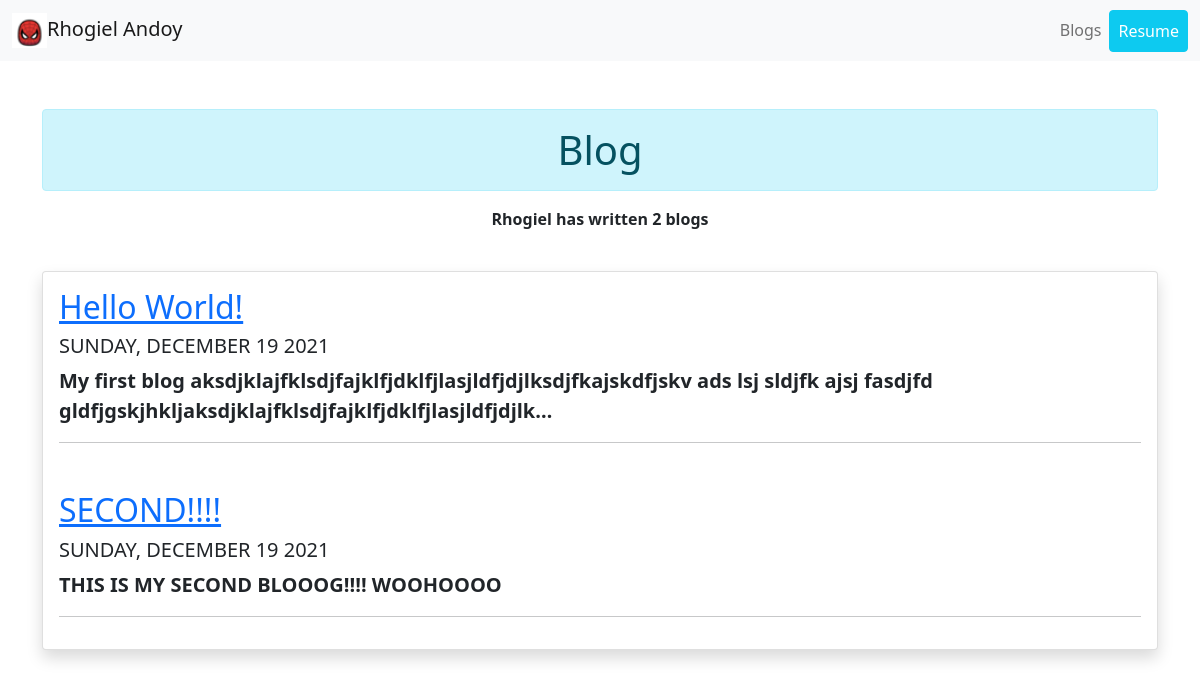
The page /blog/ on the database as committed earlier.
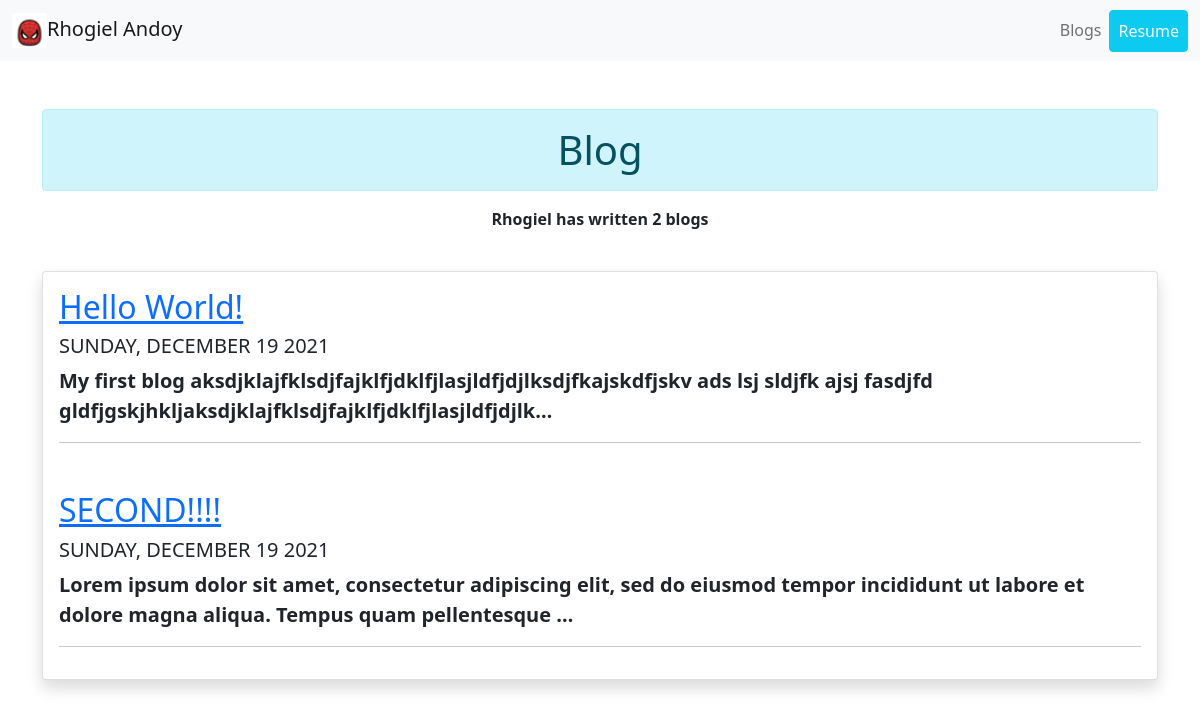
The same page on the database as committed later.
### blog/models.py (models this page shows, shortened)
class Blog(models.Model):
    post_title = models.CharField(max_length=100)
    post_date = models.DateField(auto_now_add=True)
    post_desc = models.TextField()

### blog/views.py (the view)
# urls.py: path('', views.all_blogs, name='all_blogs'),
def all_blogs(request):
    blogs = Blog.objects.order_by('-post_date')[:5]
    count2 = Blog.objects.all()
    count = Blog.objects.count()
    if count > 1:
        count = str(count) + ' blogs'
    else:
        count = str(count) + ' blog'
    return render(request, 'blog/all_blogs.html', {'blogs': blogs, 'count': count, 'count2': count2})

### blog/templates/blog/all_blogs.html
{% extends 'portfolio/base.html' %}
{% block content %}
    <br>
    <br>
    <div class="container text-center">
        <h1 class="alert alert-info">Blog</h1>
        <p><b>Rhogiel has written {{ count2.count }} blog{{ count2.count|pluralize }}</b></p>
    </div>
    <br>
    <div class="container">
        <div class="card shadow">
            {% for blog in blogs %}
            <div class="card-body">
                <a href="{% url 'blog:details' blog.id %}"><h2>{{ blog.post_title }}</h2></a>
                <h5>{{ blog.post_date|date:'l, F d Y'|upper }}</h5>
                <p class="fs-5 fw-bolder">{{ blog.post_desc|truncatechars:150 }}</p>
                <hr>
            </div>
            {% endfor %}
        </div>
    </div>
{% endblock %}

Rows that differ between the two databases and show on the page:
changed Blog "SECOND!!!!": post_desc "THIS IS MY SECOND BLOOOG!!!! WOOHOOOO" → "Lorem ipsum dolor sit amet, consectetur adipiscing elit, sed do eiusmod tempor incididunt ut labore et dolore magna aliqua. Tempus quam pellentesque …"
